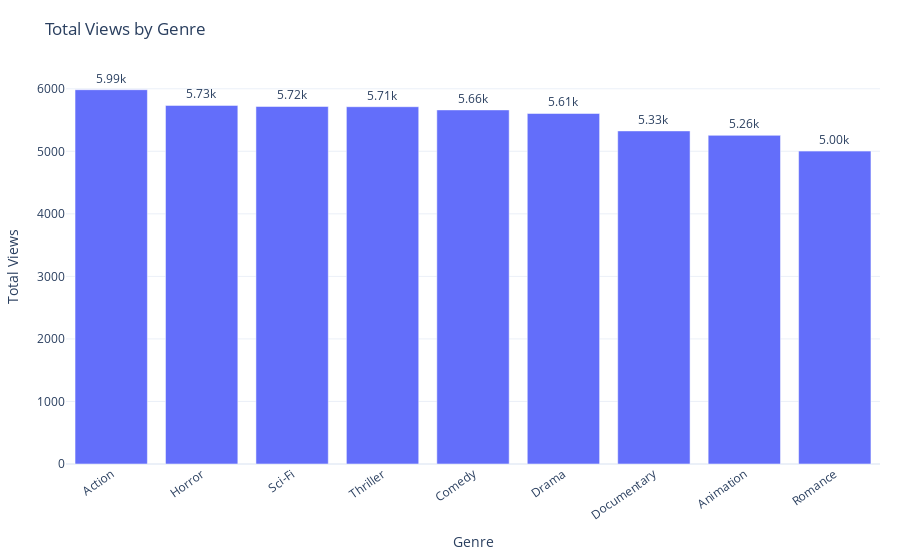

The cell this chart's notebook holds for it:
### Markdown cell above
### Key Composite KPIs

- **Popularity Score** combines reach and perceived quality
- **Engagement Score** reflects depth of consumption and retention

The following charts use these KPIs for comparative analysis.

### Code cell
def plot_total_views_by_genre(df: pd.DataFrame):
    genre_views = (
        df.groupby("genre")["total_views"]
        .sum()
        .sort_values(ascending=False)
    )

    out = genre_views.reset_index()
    out.columns = ["genre", "total_views"]

    fig = px.bar(out, x="genre", y="total_views", title="Total Views by Genre", text="total_views")
    fig.update_traces(texttemplate="%{text:.3s}", textposition="outside")
    fig.update_layout(
        template="plotly_white",
        xaxis_title="Genre",
        yaxis_title="Total Views",
        xaxis_tickangle=-35,
        margin=dict(t=70, l=40, r=20, b=80),
    )
    fig.show()
plot_total_views_by_genre(catalog)

### Figure 1 — Plotly figure (JSON) as saved in the notebook; plotly's stock layout.template omitted (floating-point values rounded to 4 significant figures)
{"data": [{"hovertemplate": "genre=%{x}<br>total_views=%{text}<extra></extra>", "legendgroup": "", "marker": {"color": "#636efa", "pattern": {"shape": ""}}, "name": "", "orientation": "v", "showlegend": false, "text": [5985.0, 5734.0, 5717.0, 5713.0, 5662.0, 5605.0, 5326.0, 5255.0, 5003.0], "textposition": "outside", "texttemplate": "%{text:.3s}", "type": "bar", "x": ["Action", "Horror", "Sci-Fi", "Thriller", "Comedy", "Drama", "Documentary", "Animation", "Romance"], "xaxis": "x", "y": [5985, 5734, 5717, 5713, 5662, 5605, 5326, 5255, 5003], "yaxis": "y"}], "layout": {"barmode": "relative", "legend": {"tracegroupgap": 0}, "margin": {"b": 80, "l": 40, "r": 20, "t": 70}, "title": {"text": "Total Views by Genre"}, "xaxis": {"anchor": "y", "domain": [0, 1], "tickangle": -35, "title": {"text": "Genre"}}, "yaxis": {"anchor": "x", "domain": [0, 1], "title": {"text": "Total Views"}}}}
